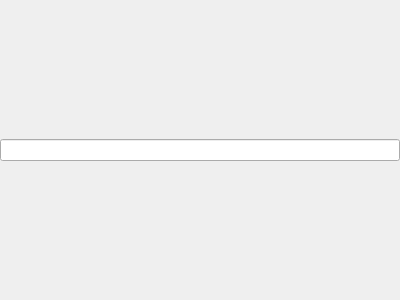
<?xml version="1.0" encoding="UTF-8"?>
<ui version="4.0">
 <class>Commandline</class>
 <widget class="QWidget" name="Commandline">
  <property name="geometry">
   <rect>
    <x>0</x>
    <y>0</y>
    <width>400</width>
    <height>300</height>
   </rect>
  </property>
  <property name="windowTitle">
   <string>Form</string>
  </property>
  <layout class="QGridLayout" name="gridLayout_2">
   <property name="leftMargin">
    <number>0</number>
   </property>
   <property name="topMargin">
    <number>0</number>
   </property>
   <property name="rightMargin">
    <number>0</number>
   </property>
   <property name="bottomMargin">
    <number>0</number>
   </property>
   <item row="0" column="0">
    <layout class="QGridLayout" name="gridLayout">
     <item row="0" column="0">
      <widget class="QLineEdit" name="TextEdit">
       <property name="clearButtonEnabled">
        <bool>true</bool>
       </property>
      </widget>
     </item>
    </layout>
   </item>
  </layout>
 </widget>
 <resources/>
 <connections/>
</ui>
